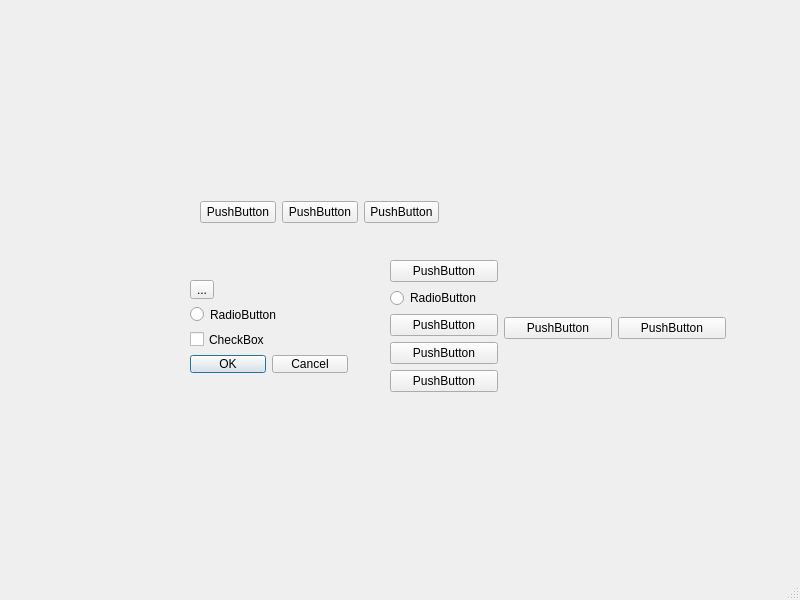
<?xml version="1.0" encoding="UTF-8"?>
<ui version="4.0">
 <class>MainWindow</class>
 <widget class="QMainWindow" name="MainWindow">
  <property name="geometry">
   <rect>
    <x>0</x>
    <y>0</y>
    <width>800</width>
    <height>600</height>
   </rect>
  </property>
  <property name="windowTitle">
   <string>MainWindow</string>
  </property>
  <widget class="QWidget" name="centralwidget">
   <widget class="QWidget" name="">
    <property name="geometry">
     <rect>
      <x>200</x>
      <y>200</y>
      <width>239</width>
      <height>25</height>
     </rect>
    </property>
    <layout class="QHBoxLayout" name="horizontalLayout">
     <item>
      <widget class="QPushButton" name="pushButton_2">
       <property name="text">
        <string>PushButton</string>
       </property>
      </widget>
     </item>
     <item>
      <widget class="QPushButton" name="pushButton">
       <property name="text">
        <string>PushButton</string>
       </property>
      </widget>
     </item>
     <item>
      <widget class="QPushButton" name="pushButton_3">
       <property name="text">
        <string>PushButton</string>
       </property>
      </widget>
     </item>
    </layout>
   </widget>
   <widget class="QWidget" name="">
    <property name="geometry">
     <rect>
      <x>190</x>
      <y>280</y>
      <width>158</width>
      <height>93</height>
     </rect>
    </property>
    <layout class="QVBoxLayout" name="verticalLayout">
     <item>
      <widget class="QToolButton" name="toolButton">
       <property name="text">
        <string>...</string>
       </property>
      </widget>
     </item>
     <item>
      <widget class="QRadioButton" name="radioButton">
       <property name="text">
        <string>RadioButton</string>
       </property>
      </widget>
     </item>
     <item>
      <widget class="QCheckBox" name="checkBox">
       <property name="text">
        <string>CheckBox</string>
       </property>
      </widget>
     </item>
     <item>
      <widget class="QDialogButtonBox" name="buttonBox">
       <property name="standardButtons">
        <set>QDialogButtonBox::Cancel|QDialogButtonBox::Ok</set>
       </property>
      </widget>
     </item>
    </layout>
   </widget>
   <widget class="QWidget" name="">
    <property name="geometry">
     <rect>
      <x>390</x>
      <y>260</y>
      <width>336</width>
      <height>136</height>
     </rect>
    </property>
    <layout class="QHBoxLayout" name="horizontalLayout_2">
     <item>
      <layout class="QVBoxLayout" name="verticalLayout_2">
       <item>
        <widget class="QPushButton" name="pushButton_4">
         <property name="text">
          <string>PushButton</string>
         </property>
        </widget>
       </item>
       <item>
        <widget class="QRadioButton" name="radioButton_2">
         <property name="text">
          <string>RadioButton</string>
         </property>
        </widget>
       </item>
       <item>
        <widget class="QPushButton" name="pushButton_7">
         <property name="text">
          <string>PushButton</string>
         </property>
        </widget>
       </item>
       <item>
        <widget class="QPushButton" name="pushButton_9">
         <property name="text">
          <string>PushButton</string>
         </property>
        </widget>
       </item>
       <item>
        <widget class="QPushButton" name="pushButton_8">
         <property name="text">
          <string>PushButton</string>
         </property>
        </widget>
       </item>
      </layout>
     </item>
     <item>
      <widget class="QPushButton" name="pushButton_5">
       <property name="text">
        <string>PushButton</string>
       </property>
      </widget>
     </item>
     <item>
      <widget class="QPushButton" name="pushButton_6">
       <property name="text">
        <string>PushButton</string>
       </property>
      </widget>
     </item>
    </layout>
   </widget>
  </widget>
  <widget class="QMenuBar" name="menubar">
   <property name="geometry">
    <rect>
     <x>0</x>
     <y>0</y>
     <width>800</width>
     <height>23</height>
    </rect>
   </property>
  </widget>
  <widget class="QStatusBar" name="statusbar"/>
 </widget>
 <resources/>
 <connections/>
</ui>
